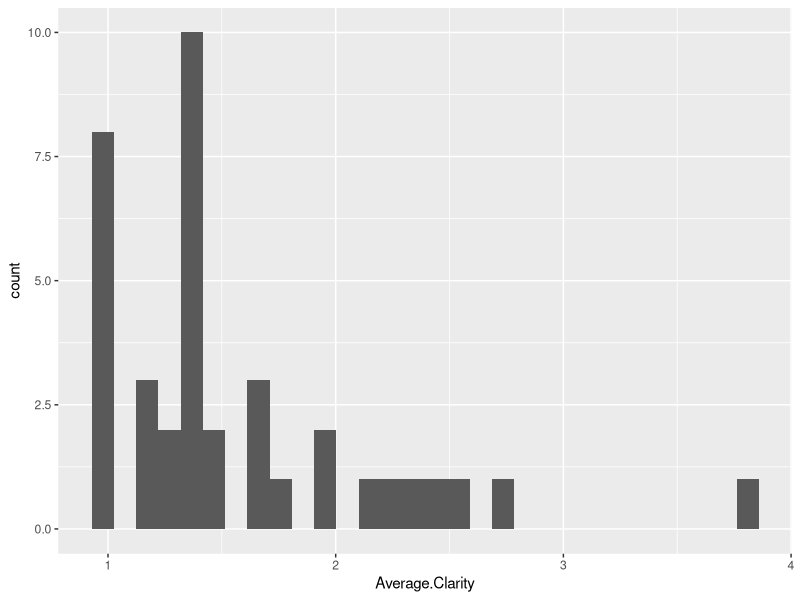

The R source for this figure:
###
#organizing student survey feedback
####
library(tidyr)
library(dplyr)
library(ggplot2)

getwd()
#on Dater
setwd("/home/brian/Projects/teachstats")
#on campus
#setwd("I:\\My Data Sources\\classroom stuff")
#on Latitude
#setwd("/home/brian/Projects/teachstats")
sf<-read.csv(
  "./MMP_seminar_WWW_feedback.csv"
  , encoding = "UTF-8")

colnames(sf)<-c("Timestamp", "first.last.name", "student_self_reflect",
                "first.student" , "first.clear", "first.depth", "first.breadth", "first.text",

                "second.student", "second.clear", "second.depth", "second.breadth", "second.text",

                "third.student" , "third.clear", "third.depth", "third.breadth", "third.text",

                "fourth.student", "fourth.clear", "fourth.depth", "fourth.breadth", "fourth.text",

                "fifth.student", "fifth.clear", "fifth.depth", "fifth.breadth", "fifth.text",

                "sixth.student", "sixth.clear", "sixth.depth", "sixth.breadth", "sixth.text",

                "seventh.student", "seventh.clear", "seventh.depth", "seventh.breadth", "seventh.text")



#This just selects and groups
df<-sf %>% select(first.last.name,first.student,second.student,third.student,fourth.student,fifth.student,sixth.student,seventh.student) %>% group_by(desc(first.last.name))


##tidy to make columns meaningful
#to see who graded whom
df<-sf %>% select(first.last.name,first.student,second.student,third.student,fourth.student,fifth.student,sixth.student) %>% gather(subj,student,first.student:fifth.student)

head(df)


##must remove shihao Mei and Emily and tests

removeCases<-grep("holt|''|test",sf$first.last.name,ignore.case =T)
sf<-(sf[-removeCases,])
sf<-droplevels(sf)

str(sf)

#to see first student raters
df1<-sf %>% select(first.student:first.text,first.last.name)   %>%
  rename(Rated = first.student
         ,Rater=first.last.name
         ,Clarity=first.clear
         ,Depth=first.depth
         ,Breadth=first.breadth
         ,Comments = first.text)

#head(df1[order(df1$Rated),])
df1 %>% arrange(-desc(Rated))

#to see second student raters
df2<-sf %>% select(second.student:second.text,first.last.name) %>% rename(Rated = second.student, Rater=first.last.name,Clarity=second.clear,Depth=second.depth,Breadth=second.breadth,Comments = second.text)

#to see third student raters
df3<-sf %>% select(third.student:third.text,first.last.name) %>% rename(Rated = third.student,Rater=first.last.name
                                                             ,Clarity=third.clear
                                                             ,Depth=third.depth
                                                             ,Breadth=third.breadth
                                                             ,Comments = third.text)

#to see fourth student raters
df4<-sf %>% select(fourth.student:fourth.text,first.last.name) %>% rename(Rated = fourth.student,Rater=first.last.name
                                                              ,Clarity=fourth.clear
                                                              ,Depth=fourth.depth
                                                              ,Breadth=fourth.breadth
                                                              ,Comments = fourth.text)

#to see fifth student raters
df5<-sf %>% select(fifth.student:fifth.text,first.last.name) %>% rename(Rated = fifth.student,Rater=first.last.name
                                                             ,Clarity=fifth.clear
                                                             ,Depth=fifth.depth
                                                             ,Breadth=fifth.breadth
                                                             ,Comments = fifth.text)


df6<-sf %>% select(sixth.student:sixth.text,first.last.name) %>% rename(Rated = sixth.student,Rater=first.last.name
                                                                        ,Clarity=sixth.clear
                                                                        ,Depth=sixth.depth
                                                                        ,Breadth=sixth.breadth
                                                                        ,Comments = sixth.text)



WhoRatedWhom<-rbind(df1,df2,df3,df4,df5,df6)
#remove brian holt from rated
WhoRatedWhom<-WhoRatedWhom[-grep("holt",WhoRatedWhom$Rated,ignore.case =T),]
#####
##should remove those who rated themselves, including song mei, sharon, and he yao
###############

Rated_scores<-WhoRatedWhom %>% arrange(-desc(Rated)) %>% group_by(Rated) %>% summarise(
  Average.Clarity = mean(Clarity,na.rm=T),Std.Dev.Clarity = sd(Clarity,na.rm=T),
  Average.Depth = mean(Depth,na.rm=T),Std.Dev.Depth = sd(Depth,na.rm=T),
  Average.Breadth = mean(Breadth,na.rm=T),Std.Dev.Breadth = sd(Breadth,na.rm=T),
  Num.of.Raters=n())

write.csv(Rated_scores,file="./RatedSeminarScores_WWW.csv")



Rated_Comments<-WhoRatedWhom %>% arrange(-desc(Rated)) %>% group_by(Rated) %>% select(Rated,Comments)
write.csv(Rated_Comments,file="./SeminarComments_WWW.csv")


#Thse pulls finds sharon and her self-rating

WhoRatedWhom %>%  filter(grepl("Sharon",Rated,ignore.case=T)) %>% arrange(-desc(Rated))


#makes a histogram
ggplot(Rated_scores,aes(x=Average.Clarity))+geom_histogram()
